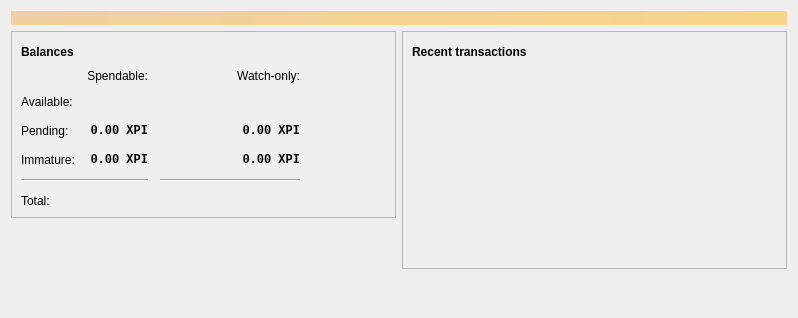
<?xml version="1.0" encoding="UTF-8"?>
<ui version="4.0">
 <class>OverviewPage</class>
 <widget class="QWidget" name="OverviewPage">
  <property name="geometry">
   <rect>
    <x>0</x>
    <y>0</y>
    <width>798</width>
    <height>318</height>
   </rect>
  </property>
  <property name="windowTitle">
   <string>Form</string>
  </property>
  <layout class="QVBoxLayout" name="topLayout">
   <item>
    <widget class="QLabel" name="labelAlerts">
     <property name="visible">
      <bool>false</bool>
     </property>
     <property name="styleSheet">
      <string notr="true">QLabel { background-color: qlineargradient(x1: 0, y1: 0, x2: 1, y2: 0, stop:0 #F0D0A0, stop:1 #F8D488); color:#000000; }</string>
     </property>
     <property name="wordWrap">
      <bool>true</bool>
     </property>
     <property name="margin">
      <number>3</number>
     </property>
     <property name="textInteractionFlags">
      <set>Qt::TextSelectableByMouse</set>
     </property>
    </widget>
   </item>
   <item>
    <layout class="QHBoxLayout" name="horizontalLayout" stretch="1,1">
     <item>
      <layout class="QVBoxLayout" name="verticalLayout_2">
       <item>
        <widget class="QFrame" name="frame">
         <property name="frameShape">
          <enum>QFrame::StyledPanel</enum>
         </property>
         <property name="frameShadow">
          <enum>QFrame::Raised</enum>
         </property>
         <layout class="QVBoxLayout" name="verticalLayout_4">
          <item>
           <layout class="QHBoxLayout" name="horizontalLayout_4">
            <item>
             <widget class="QLabel" name="label_5">
              <property name="font">
               <font>
                <weight>75</weight>
                <bold>true</bold>
               </font>
              </property>
              <property name="text">
               <string>Balances</string>
              </property>
             </widget>
            </item>
            <item>
             <widget class="QPushButton" name="labelWalletStatus">
              <property name="enabled">
               <bool>true</bool>
              </property>
              <property name="maximumSize">
               <size>
                <width>30</width>
                <height>16777215</height>
               </size>
              </property>
              <property name="toolTip">
               <string>The displayed information may be out of date. Your wallet automatically synchronizes with the Bitcoin network after a connection is established, but this process has not completed yet.</string>
              </property>
              <property name="text">
               <string/>
              </property>
              <property name="icon">
               <iconset resource="../bitcoin.qrc">
                <normaloff>:/icons/warning</normaloff>
                <disabledoff>:/icons/warning</disabledoff>:/icons/warning</iconset>
              </property>
              <property name="iconSize">
               <size>
                <width>24</width>
                <height>24</height>
               </size>
              </property>
              <property name="flat">
               <bool>true</bool>
              </property>
             </widget>
            </item>
            <item>
             <spacer name="horizontalSpacer_3">
              <property name="orientation">
               <enum>Qt::Horizontal</enum>
              </property>
              <property name="sizeHint" stdset="0">
               <size>
                <width>40</width>
                <height>20</height>
               </size>
              </property>
             </spacer>
            </item>
           </layout>
          </item>
          <item>
           <layout class="QGridLayout" name="gridLayout">
            <property name="spacing">
             <number>12</number>
            </property>
            <item row="2" column="2">
             <widget class="QLabel" name="labelWatchPending">
              <property name="font">
               <font>
                <family>Monospace</family>
                <weight>75</weight>
                <bold>true</bold>
               </font>
              </property>
              <property name="cursor">
               <cursorShape>IBeamCursor</cursorShape>
              </property>
              <property name="toolTip">
               <string>Unconfirmed transactions to watch-only addresses</string>
              </property>
              <property name="text">
               <string notr="true">0.00 XPI</string>
              </property>
              <property name="alignment">
               <set>Qt::AlignRight|Qt::AlignTrailing|Qt::AlignVCenter</set>
              </property>
              <property name="textInteractionFlags">
               <set>Qt::LinksAccessibleByMouse|Qt::TextSelectableByKeyboard|Qt::TextSelectableByMouse</set>
              </property>
             </widget>
            </item>
            <item row="2" column="1">
             <widget class="QLabel" name="labelUnconfirmed">
              <property name="font">
               <font>
                <family>Monospace</family>
                <weight>75</weight>
                <bold>true</bold>
               </font>
              </property>
              <property name="cursor">
               <cursorShape>IBeamCursor</cursorShape>
              </property>
              <property name="toolTip">
               <string>Total of transactions that have yet to be confirmed, and do not yet count toward the spendable balance</string>
              </property>
              <property name="text">
               <string notr="true">0.00 XPI</string>
              </property>
              <property name="alignment">
               <set>Qt::AlignRight|Qt::AlignTrailing|Qt::AlignVCenter</set>
              </property>
              <property name="textInteractionFlags">
               <set>Qt::LinksAccessibleByMouse|Qt::TextSelectableByKeyboard|Qt::TextSelectableByMouse</set>
              </property>
             </widget>
            </item>
            <item row="3" column="2">
             <widget class="QLabel" name="labelWatchImmature">
              <property name="font">
               <font>
                <family>Monospace</family>
                <weight>75</weight>
                <bold>true</bold>
               </font>
              </property>
              <property name="cursor">
               <cursorShape>IBeamCursor</cursorShape>
              </property>
              <property name="toolTip">
               <string>Mined balance in watch-only addresses that has not yet matured</string>
              </property>
              <property name="text">
               <string notr="true">0.00 XPI</string>
              </property>
              <property name="alignment">
               <set>Qt::AlignRight|Qt::AlignTrailing|Qt::AlignVCenter</set>
              </property>
              <property name="textInteractionFlags">
               <set>Qt::LinksAccessibleByMouse|Qt::TextSelectableByKeyboard|Qt::TextSelectableByMouse</set>
              </property>
             </widget>
            </item>
            <item row="4" column="0" colspan="2">
             <widget class="Line" name="line">
              <property name="orientation">
               <enum>Qt::Horizontal</enum>
              </property>
             </widget>
            </item>
            <item row="4" column="2">
             <widget class="Line" name="lineWatchBalance">
              <property name="sizePolicy">
               <sizepolicy hsizetype="Preferred" vsizetype="Fixed">
                <horstretch>0</horstretch>
                <verstretch>0</verstretch>
               </sizepolicy>
              </property>
              <property name="minimumSize">
               <size>
                <width>140</width>
                <height>0</height>
               </size>
              </property>
              <property name="orientation">
               <enum>Qt::Horizontal</enum>
              </property>
             </widget>
            </item>
            <item row="5" column="0">
             <widget class="QLabel" name="labelTotalText">
              <property name="text">
               <string>Total:</string>
              </property>
             </widget>
            </item>
            <item row="3" column="1">
             <widget class="QLabel" name="labelImmature">
              <property name="font">
               <font>
                <family>Monospace</family>
                <weight>75</weight>
                <bold>true</bold>
               </font>
              </property>
              <property name="cursor">
               <cursorShape>IBeamCursor</cursorShape>
              </property>
              <property name="toolTip">
               <string>Mined balance that has not yet matured</string>
              </property>
              <property name="text">
               <string notr="true">0.00 XPI</string>
              </property>
              <property name="alignment">
               <set>Qt::AlignRight|Qt::AlignTrailing|Qt::AlignVCenter</set>
              </property>
              <property name="textInteractionFlags">
               <set>Qt::LinksAccessibleByMouse|Qt::TextSelectableByKeyboard|Qt::TextSelectableByMouse</set>
              </property>
             </widget>
            </item>
            <item row="2" column="3">
             <spacer name="horizontalSpacer_2">
              <property name="orientation">
               <enum>Qt::Horizontal</enum>
              </property>
              <property name="sizeHint" stdset="0">
               <size>
                <width>40</width>
                <height>20</height>
               </size>
              </property>
             </spacer>
            </item>
            <item row="3" column="0">
             <widget class="QLabel" name="labelImmatureText">
              <property name="text">
               <string>Immature:</string>
              </property>
             </widget>
            </item>
            <item row="5" column="1">
             <widget class="QLabel" name="labelTotal">
              <property name="font">
               <font>
                <family>Monospace</family>
                <weight>75</weight>
                <bold>true</bold>
               </font>
              </property>
              <property name="cursor">
               <cursorShape>IBeamCursor</cursorShape>
              </property>
              <property name="toolTip">
               <string>Your current total balance</string>
              </property>
              <property name="text">
               2 100 000 000.000 000 XPI
              </property>
              <property name="alignment">
               <set>Qt::AlignRight|Qt::AlignTrailing|Qt::AlignVCenter</set>
              </property>
              <property name="textInteractionFlags">
               <set>Qt::LinksAccessibleByMouse|Qt::TextSelectableByKeyboard|Qt::TextSelectableByMouse</set>
              </property>
             </widget>
            </item>
            <item row="5" column="2">
             <widget class="QLabel" name="labelWatchTotal">
              <property name="font">
               <font>
                <family>Monospace</family>
                <weight>75</weight>
                <bold>true</bold>
               </font>
              </property>
              <property name="cursor">
               <cursorShape>IBeamCursor</cursorShape>
              </property>
              <property name="toolTip">
               <string>Current total balance in watch-only addresses</string>
              </property>
              <property name="text">
               2 100 000 000.000 000 XPI
              </property>
              <property name="alignment">
               <set>Qt::AlignRight|Qt::AlignTrailing|Qt::AlignVCenter</set>
              </property>
              <property name="textInteractionFlags">
               <set>Qt::LinksAccessibleByMouse|Qt::TextSelectableByKeyboard|Qt::TextSelectableByMouse</set>
              </property>
             </widget>
            </item>
            <item row="0" column="2">
             <widget class="QLabel" name="labelWatchonly">
              <property name="text">
               <string>Watch-only:</string>
              </property>
              <property name="alignment">
               <set>Qt::AlignRight|Qt::AlignTrailing|Qt::AlignVCenter</set>
              </property>
             </widget>
            </item>
            <item row="1" column="0">
             <widget class="QLabel" name="labelBalanceText">
              <property name="text">
               <string>Available:</string>
              </property>
             </widget>
            </item>
            <item row="1" column="1">
             <widget class="QLabel" name="labelBalance">
              <property name="font">
               <font>
                <family>Monospace</family>
                <weight>75</weight>
                <bold>true</bold>
               </font>
              </property>
              <property name="cursor">
               <cursorShape>IBeamCursor</cursorShape>
              </property>
              <property name="toolTip">
               <string>Your current spendable balance</string>
              </property>
              <property name="text">
               2 100 000 000.000 000 XPI
              </property>
              <property name="alignment">
               <set>Qt::AlignRight|Qt::AlignTrailing|Qt::AlignVCenter</set>
              </property>
              <property name="textInteractionFlags">
               <set>Qt::LinksAccessibleByMouse|Qt::TextSelectableByKeyboard|Qt::TextSelectableByMouse</set>
              </property>
             </widget>
            </item>
            <item row="1" column="2">
             <widget class="QLabel" name="labelWatchAvailable">
              <property name="font">
               <font>
                <family>Monospace</family>
                <weight>75</weight>
                <bold>true</bold>
               </font>
              </property>
              <property name="cursor">
               <cursorShape>IBeamCursor</cursorShape>
              </property>
              <property name="toolTip">
               <string>Your current balance in watch-only addresses</string>
              </property>
              <property name="text">
               2 100 000 000.000 000 XPI
              </property>
              <property name="alignment">
               <set>Qt::AlignRight|Qt::AlignTrailing|Qt::AlignVCenter</set>
              </property>
              <property name="textInteractionFlags">
               <set>Qt::LinksAccessibleByMouse|Qt::TextSelectableByKeyboard|Qt::TextSelectableByMouse</set>
              </property>
             </widget>
            </item>
            <item row="2" column="0">
             <widget class="QLabel" name="labelPendingText">
              <property name="text">
               <string>Pending:</string>
              </property>
             </widget>
            </item>
            <item row="0" column="1">
             <widget class="QLabel" name="labelSpendable">
              <property name="text">
               <string>Spendable:</string>
              </property>
              <property name="alignment">
               <set>Qt::AlignRight|Qt::AlignTrailing|Qt::AlignVCenter</set>
              </property>
             </widget>
            </item>
           </layout>
          </item>
         </layout>
        </widget>
       </item>
       <item>
        <spacer name="verticalSpacer">
         <property name="orientation">
          <enum>Qt::Vertical</enum>
         </property>
         <property name="sizeHint" stdset="0">
          <size>
           <width>20</width>
           <height>40</height>
          </size>
         </property>
        </spacer>
       </item>
      </layout>
     </item>
     <item>
      <layout class="QVBoxLayout" name="verticalLayout_3">
       <item>
        <widget class="QFrame" name="frame_2">
         <property name="frameShape">
          <enum>QFrame::StyledPanel</enum>
         </property>
         <property name="frameShadow">
          <enum>QFrame::Raised</enum>
         </property>
         <layout class="QVBoxLayout" name="verticalLayout">
          <item>
           <layout class="QHBoxLayout" name="horizontalLayout_2">
            <item>
             <widget class="QLabel" name="label_4">
              <property name="font">
               <font>
                <weight>75</weight>
                <bold>true</bold>
               </font>
              </property>
              <property name="text">
               <string>Recent transactions</string>
              </property>
             </widget>
            </item>
            <item>
             <widget class="QPushButton" name="labelTransactionsStatus">
              <property name="enabled">
               <bool>true</bool>
              </property>
              <property name="maximumSize">
               <size>
                <width>30</width>
                <height>16777215</height>
               </size>
              </property>
              <property name="toolTip">
               <string>The displayed information may be out of date. Your wallet automatically synchronizes with the Bitcoin network after a connection is established, but this process has not completed yet.</string>
              </property>
              <property name="text">
               <string/>
              </property>
              <property name="icon">
               <iconset resource="../bitcoin.qrc">
                <normaloff>:/icons/warning</normaloff>
                <disabledoff>:/icons/warning</disabledoff>:/icons/warning</iconset>
              </property>
              <property name="iconSize">
               <size>
                <width>24</width>
                <height>24</height>
               </size>
              </property>
              <property name="flat">
               <bool>true</bool>
              </property>
             </widget>
            </item>
            <item>
             <spacer name="horizontalSpacer">
              <property name="orientation">
               <enum>Qt::Horizontal</enum>
              </property>
              <property name="sizeHint" stdset="0">
               <size>
                <width>40</width>
                <height>20</height>
               </size>
              </property>
             </spacer>
            </item>
           </layout>
          </item>
          <item>
           <widget class="QListView" name="listTransactions">
            <property name="styleSheet">
             <string notr="true">QListView { background: transparent; }</string>
            </property>
            <property name="frameShape">
             <enum>QFrame::NoFrame</enum>
            </property>
            <property name="verticalScrollBarPolicy">
             <enum>Qt::ScrollBarAlwaysOff</enum>
            </property>
            <property name="horizontalScrollBarPolicy">
             <enum>Qt::ScrollBarAlwaysOff</enum>
            </property>
            <property name="selectionMode">
             <enum>QAbstractItemView::NoSelection</enum>
            </property>
           </widget>
          </item>
         </layout>
        </widget>
       </item>
       <item>
        <spacer name="verticalSpacer_2">
         <property name="orientation">
          <enum>Qt::Vertical</enum>
         </property>
         <property name="sizeHint" stdset="0">
          <size>
           <width>20</width>
           <height>40</height>
          </size>
         </property>
        </spacer>
       </item>
      </layout>
     </item>
    </layout>
   </item>
  </layout>
 </widget>
 <resources/>
 <connections/>
</ui>
